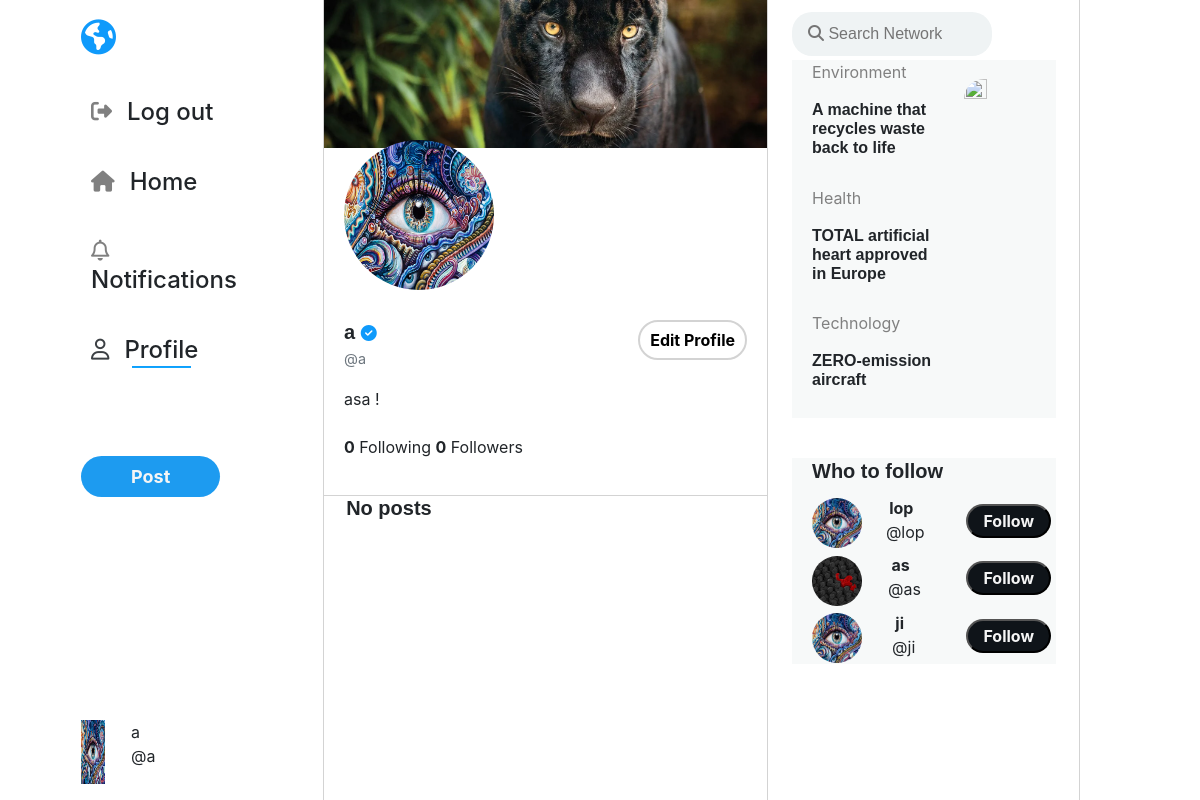
The app's page /profile/a (signed in), older data.
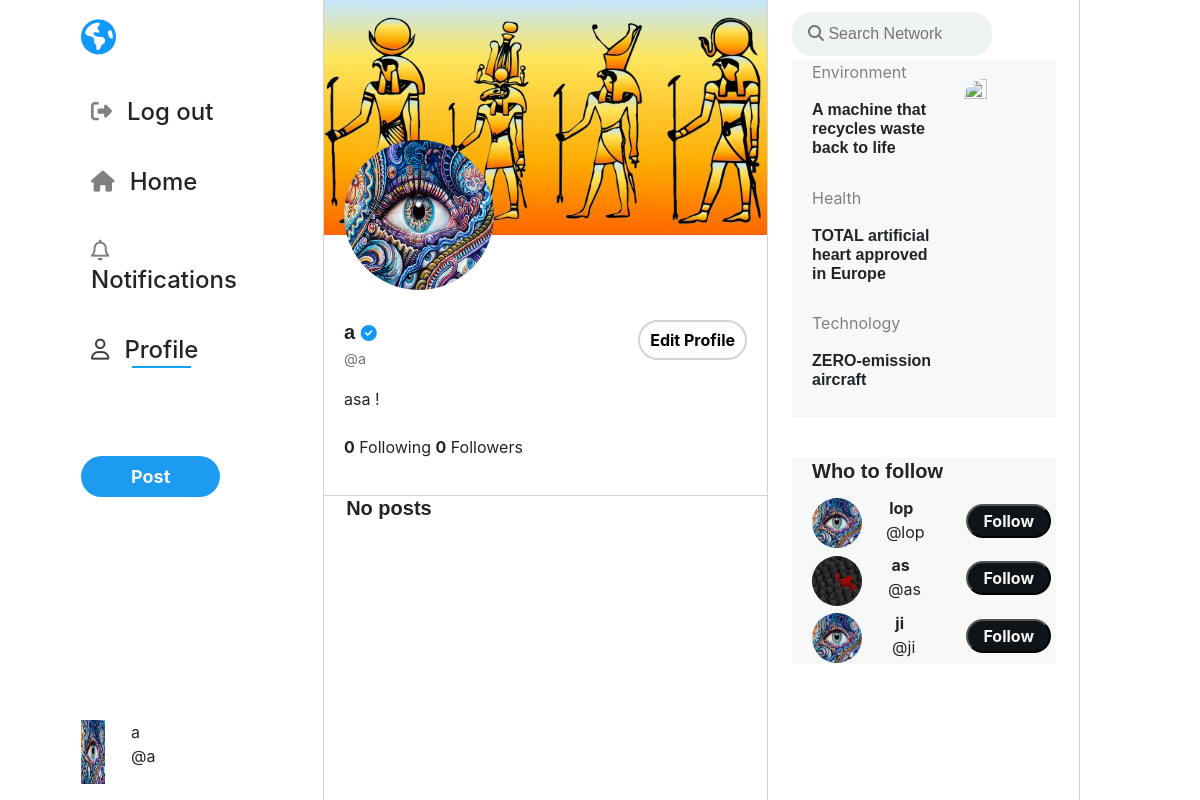
The same page, newer data.
### network/models.py (models this page shows)
class User(AbstractUser):
    profile_image = models.ImageField(null=True, blank=True, upload_to="images/")
    cover_image = models.ImageField(null=True, blank=True, upload_to="cover/",default="cover/jaguar.jpg")
    bio = models.CharField(max_length=100, blank=True,default='Hello, im new!')

### network/views.py (the view)
# urls.py: path("profile/<str:username>", views.profile, name="profile"),
def profile(request, username):
    is_following=0
    profile_user = User.objects.get(username=username)
    followingList = Follower.objects.filter(follower=int(profile_user.id))
    followersList = Follower.objects.filter(following=int(profile_user.id))
    if request.user.is_authenticated:
        logged_user = request.session['_auth_user_id']
        followers = Follower.objects.filter(follower=logged_user)
        username = User.objects.get(id=logged_user)
        is_following = Follower.objects.filter(
        follower=logged_user, following=profile_user).count()
        likes = Like.objects.filter(post=OuterRef('id'), user_id=logged_user)
        posts = Post.objects.filter(user=profile_user).order_by(
            'post_date').annotate(current_like=Count(likes.values('id')))
        ola = profile_user.profile_image.url
        postz = Post.objects.filter(user_id__in=followers.values('following_id')).order_by(
        '-post_date').annotate(current_like=Count(likes.values('id')))
        '''
        '''
        currentUser = Follower.objects.filter(follower_id=logged_user)
        userFollowing = []
        for i in currentUser:
            userFollowing.append(i.following_id)
        userList=[]
        users = User.objects.all()
        for i in users:
            userList.append(i.id)
        followSuggestions = [x for x in userList if x not in userFollowing]
        suggestionList = []
        for i in followSuggestions:
            x = User.objects.get(id=i)
            suggestionList.append(x)
        for i in followSuggestions:
            is_following = Follower.objects.filter(follower=logged_user, following=i).count()
    else:
        posts = Post.objects.filter(
            user=profile_user).order_by('post_date').all()
    total_following = Follower.objects.filter(
        follower=profile_user).count()
    total_followers = Follower.objects.filter(
        following=profile_user).count()
    paginator = Paginator(posts, MAX_POSTS_PER_PAGE)
    page_number = request.GET.get('page')
    page_obj = paginator.get_page(page_number)
    return render(request, "network/profile.html", { "followersList": followersList,
    "followingList": followingList,
     "user_profile": profile_user,
     "posts": page_obj,
     "is_following": is_following,
     'total_following': total_following,
     'total_followers': total_followers,
     "username":username,
     'suggestionList': random.sample(suggestionList, 3),
     'form': NewPostForm(), 'form_edit': NewEditPostForm()
    })

### network/views.py
class NewPostForm(forms.Form):
    post_text = forms.Field(widget=forms.Textarea(
        {'rows': '2','id':'textPost', 'maxlength': 160, 'class': 'form-control', 'placeholder': "What's on your mind?",'style': "resize:none;float:right;padding-top:20px;padding-left:70px;font-size:large;",}), label="New Post", required=True)

class NewEditPostForm(forms.Form):
    id_post_edit_text = forms.Field(widget=forms.Textarea(
        {'rows': '3', 'maxlength': 160, 'class': 'form-control', 'placeholder': "What's happening?", 'id': 'id_post_edit_text'}), label="New Post", required=True)

### network/templates/network/profile.html (shortened to what this page needs)
{% extends "network/layout.html" %}
{% load static %}
{% block body %}
<div class="mainA">
    <div class="main">
        <div class="cover">
        <img src="{{ user_profile.cover_image.url }}" />
        </div>
        <div class="profile">
            <img id="ProfileImage" src="{{ user_profile.profile_image.url }}">
        </div>
    </div>
<div class="card">
    <div class="card-body">
         {% if user.is_authenticated and user.id == user_profile.id %}
                 <button onclick="editProfile();" id="editProfile">Edit Profile</button>
        {% endif %}
        <h5 class="card-title profileName">
            {{user_profile.username}}
             <i class="fas fa-check-circle"></i>
        </h5>
        <p class="card-text largeFont"><small class="text-muted">@{{user_profile.username}}</small></p>
        <article>{{user_profile.bio}}!</article>
        <br>
        <p class="card-text"><strong id="sp_following">{{total_following}}</strong>
            <span onclick="showFollowing()">Following</span>
        <strong id="sp_followers">{{total_followers}}</strong> <span onclick="showFollowers()">Followers</span>
    </div>
</div>
<div id="content" >
    {% for post in posts %}
    <div class="separator">
        <div class="profilePic">
            <img class="picture"  src="{{ user_profile.profile_image.url }}">
        </div>
    <div class="card">
        <div class="card-body">
            <h5 class="card-title"><a href="{% url 'profile' post.user.username %}">{{post.user.username}}</a> <i class="fas fa-check-circle"></i></h5>
            {%if post.user_id == user.id %}
            <a href="#" class="card-link editIcon" id="edit_link_{{post.id}}" data-id="{{post.id}}" data-toggle="modal"><i class="far fa-edit"></i></a>
            {%endif%}
            <p class="card-text" id="post_text_{{post.id}}"> {{ post.text }}</p>
            <form action="#" method="POST" id="frm_edit_{{post.id}}" data-id="{{post.id}}" style="display: none">
                {% csrf_token %}
                <div class="form-group">
                    {{ form_edit.id_post_edit_text }}
                </div>
                <div id="post_text_alert_{{post.id}}">
                </div>
                <div id="div_buttons">
                <button type="button" data-id="{{post.id}}" id="btn_close_{{post.id}}" class="btn btn-secondary"
                    data-dismiss="modal">Close</button>
                <button type="submit" class="btn btn-primary" id="btnSave">Save changes</button>
                </div>
            </form>
            <p class="card-text postDate"><small class="text-muted">{{post.post_date}}</small></p>
            <p class="card-text">
                <div data-id="{{post.id}}"
                    class="card-link heartIcon {% if post.current_like > 0 %} fas {%else%} far {% endif %} fa-heart">&nbsp<small
                    class="text-muted">{{post.like_set.count}}</small>
                </div>
                <div data-id="{{post.id}}"
                    class="postIcons card-link fas fa-retweet">&nbsp<small
                    class="text-muted">0</small>
                </div>
                <div data-id="{{post.id}}"
                    class="postIcons card-link far fa-comment-alt">&nbsp<small
                    class="text-muted">0</small>
                </div>
                <div data-id="{{post.id}}"
                    class="postIcons card-link fas fa-external-link-alt">&nbsp<small
                    class="text-muted">0</small>
                </div>
            </p>
        </div>
    </div>
</div>
    {% empty %}
    <h5 class="noPosts">No posts</h5>
    {% endfor %}
</div>
</div>
{% load static %}
{% endblock %}

### network/templates/network/layout.html (shortened to what this page needs)
{% load static %}
<!DOCTYPE html>
<html lang="en">
<head>
    <link rel="stylesheet" href="https://stackpath.bootstrapcdn.com/bootstrap/4.5.0/css/bootstrap.min.css"
>
    <link href="https://use.fontawesome.com/releases/v5.13.0/css/all.css" rel="stylesheet">
    <link href="{% static 'network/styles.css' %}" rel="stylesheet">
    <link href="{% static 'network/responsive.css' %}" rel="stylesheet">
</head>
<body>
    <div class="welcomeDiv">
         <div class="firstDiv">
    <article class="leftSide smallerWidth">
        {% if user.is_authenticated %}
                <i id="globe" class="fas fa-globe-americas show"></i>
            <h4><a class="nav-link" href="{% url 'logout' %}"><i class="show m fas fa-sign-out-alt fa-sm"></i><hide>Log out</hide></a></h4>
            <h4><a class="nav-link" href="{% url 'index' %}"><i  class="show m fas fa-home fa-sm"></i><hide>Home</hide></a></h4>
             <h4><a class="nav-link" href="{% url 'notifications' %}"><i  class="show m far fa-bell fa-sm" ></i><hide>Notifications</hide></a></h4>
             <h4 ><a class="nav-link" href="{% url 'profile' user.username %}"><i style="color:rgb(60,64,68);" class="show m far fa-user fa-sm"></i><span class="underline"><hide>Profile</hide></span></a></h4>
            <h4 ><a class="nav-link" href="{% url 'profile' user.username %}"></a></h4>
            <a class="postSide postButton" style="width:100%;height:100%;border-radius:40px;background-color:rgb(29,155,240);color:whitesmoke;padding:10px 50px;outline:none;font-weight:700;font-size:large;">Post</a>
            <div class="prof" style="margin-right:50px;position:fixed;bottom:2%;">
            <img class="prof" style="position: absolute;top: margin:40px" class="picture show" src="{{ username.profile_image.url }}">
            <span style="left:50px;position:relative;"><p>{{username.username}}<br>@{{username.username}}</p>
            </div>
        {% endif %}
    </article>
    </div>
        {% block body %}
        {% endblock %}
    <div class="rightDiv2 smallerWidth">
            <article class="searchArticle">
                <input type="text" class="inputS articleOneInput" placeholder="&#xF002; Search Network" >
            </article>
            <article class="articleTop">
            <article style="padding:0px 5px 20px 20px;position: relative;" >
                <a href="https://globalgoodness.ca/en/a-machine-that-recycles-waste-back-to-life/?gclid=EAIaIQobChMI_Lv_2dfP9QIVm_bjBx29dAkIEAAYASAAEgI04vD_BwE" target="_blank" rel="">
                <p class="articleTitle">Environment </p>
                <h5 class="articleInfo">A machine that recycles waste back to life</h5>
                <img class="articleImage" src="{% static 'network/news.jpg' %}">
                </a>
            </article>
            <article style="padding:0px 5px 20px 20px;position: relative;">
            <a href="https://globalgoodness.ca/en/total-artificial-hearts-approved-in-europe/?gclid=EAIaIQobChMI2crmtdjP9QIVfMiUCR0e7Ql0EAAYASAAEgIwJ_D_BwE" target="_blank" rel="">
                <p class="articleTitle">Health</p>
                <h5 class="articleInfo">TOTAL artificial heart approved in Europe</h5>
            </a>
            </article>
                <article style="padding:0px 5px 20px 20px;position: relative;">
                            <a href="https://globalgoodness.ca/en/zero-emission-aircraft/" target="_blank" rel="">
                <p class="articleTitle">Technology</p>
                <h5 class="articleInfo">ZERO-emission aircraft</h5>
                            </a>
            </article>
            {% if user.is_authenticated %}
             <article class="suggestion" style="padding:1px 5px 1px 20px;position: relative;border-top:40px solid white;">
                    <h5>Who to follow</h5>
                        {% for i in suggestionList %}
                    <div class="demo">
                        <span><img class="suggestionPic"  src="{{ i.profile_image.url }}"></span>
                        <span class="middle"><strong>{{i}}</strong><br> <p style="padding-left:8px;">@{{i}}</p></span>
                        <span>
                        {% if is_following > 0 %}
                            <butt on id="btnfollow" data-id="{{i.id}}" type="button"  style="background-color:rgb(15,20,25);float:right;color:whitesmoke;font-weight:bold;padding:3px 15px;border-radius:50px;">Following</button>
                            {% else %}
                            <button id="btnfollow" data-id="{{i.id}}" type="button"  style="background-color:rgb(15,20,25);float:right;color:whitesmoke;font-weight:bold;padding:3px 15px;border-radius:50px;">Follow</button>
                            {% endif %}
                        </span>
                    </div>
                        {% endfor %}
            </article>
            {% endif %}
        </article>
</div>
    </div>
</body>
</html>

### network/static/network/styles.css (style rules this page uses)
body { position:relative; }
h5 { font-weight: bold; }
.fa-globe-americas { font-size: 65px; color:rgb(15,154,251) ; margin-bottom: 30px; }
a { all: unset; }
#globe { font-size: 35px; color:rgb(15,154,251) ; margin-top: 20px; }
.welcomeDiv { overflow-x: hidden; width: 100vw; display: grid; grid-template-columns: 27% 37% 26%; grid-template-rows: 100vh; }
.welcomeDiv > div { border-right: 1px solid lightgray; }
.firstDiv { margin-left: 25%; border-right: 1px solid rgb(232,232,232); }
.rightDiv2 article { position: fixed; }
.rightDiv2 article article { background-color:rgb(247,249,249); }
.searchArticle { position: fixed; margin-left:2%; margin-top:1%; max-width: 22vw; border-radius:20px; }
.articleOneInput { border-radius:20px; font-family:Arial, FontAwesome; background-color:rgb(239,243,244); padding:10px 50px 10px 16px; border:hidden; }
a:link { text-decoration: none; }
.leftSide { position: fixed; align-content: left; width: 15%; height: 95%; }
.leftSide > h4 { margin-bottom: 15px; padding:5px 10px 5px 10px; }
.leftSide * { padding-left: 0; }
.inputS[type=text] { width: 200px; -webkit-transition: width .35s ease-in-out; transition: width .35s ease-in-out; }
.m { margin-right: 10px; padding-right:5px; color:gray; font-size:large; }
.profileName { margin-bottom:0px; }
.largeFont { font-size:large; }
img { height: 100%; width: 100%; }
h5 { text-align: left; font-weight: bolder; font-family:Verdana, sans-serif; }
.fa-check-circle { color:rgb(15,154,251); font-size: medium; }
#editProfile { float: right; background-color: #fff; border: 2px solid lightgray; border-radius: 20px; padding:6px 10px; font-weight: bold; }
.card { height:fit-content; border:hidden; }
.noPosts { padding-left:5%; border-top:1px solid lightgray; }
.articleTop { max-width: 22vw; height: 30vh; margin:5% 5% 0% 2%; border-radius: 20px; height:fit-content; }
.articleTitle { width:55%;color:gray; }
.articleInfo { width:55%; font-size:medium; }
.articleImage { width:30%; height:40%; position: absolute; top: 15%; right: 5%; border-radius:20px; }
.underline { background-image: linear-gradient(#0f9afb,#1af); background-position: bottom center; background-size: 80% 2px; background-repeat: no-repeat; padding-bottom: 4px; }
.postSide { outline:0; }
.mainA { border-right:1px solid lightgray; }
.main { display:block; position:relative; max-width: 100%; margin: 0 auto; }
.cover { display:block; min-height:30vh; max-height: 31vh; overflow:hidden; z-index:1; }
.cover img { max-width:100%; z-index:1; }
.profile { display:block; border-radius:60px; width:150px; height:150px; margin: -100px 0 10px 20px; z-index:999; }
.profile img { max-width:100%; z-index:999; border-radius:80px; }
div.demo { display:table; width:100%; }
div.demo span { display:table-cell; }
div.demo .middle { display:inline-block; padding-top:5px; text-align:center; height: 10px; }
.suggestionPic { height: 50px; width: 50px; border-radius: 50%; margin-top:-20px; }

### network/static/network/responsive.css (style rules this page uses)
@media only screen and (min-width: 1005px) { body { width:100vw; } }

Row changes from the older to the newer data that the page shows:
changed User "asa": cover_image: a different picture
